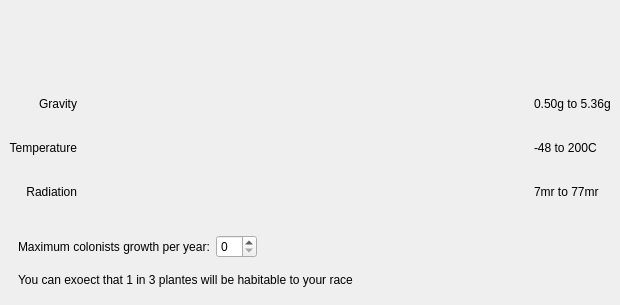
<?xml version="1.0" encoding="UTF-8"?>
<ui version="4.0">
 <class>RaceWizardPage4</class>
 <widget class="QWidget" name="RaceWizardPage4">
  <property name="geometry">
   <rect>
    <x>0</x>
    <y>0</y>
    <width>620</width>
    <height>305</height>
   </rect>
  </property>
  <property name="windowTitle">
   <string>Form</string>
  </property>
  <layout class="QVBoxLayout" name="verticalLayout">
   <property name="margin">
    <number>0</number>
   </property>
   <item>
    <widget class="QWidget" name="widget_12" native="true">
     <property name="minimumSize">
      <size>
       <width>0</width>
       <height>70</height>
      </size>
     </property>
     <property name="maximumSize">
      <size>
       <width>16777215</width>
       <height>70</height>
      </size>
     </property>
    </widget>
   </item>
   <item>
    <widget class="QWidget" name="widget_2" native="true">
     <layout class="QVBoxLayout" name="verticalLayout_2">
      <item>
       <widget class="QWidget" name="widget" native="true">
        <property name="sizePolicy">
         <sizepolicy hsizetype="Preferred" vsizetype="MinimumExpanding">
          <horstretch>0</horstretch>
          <verstretch>0</verstretch>
         </sizepolicy>
        </property>
        <layout class="QGridLayout" name="gridLayout">
         <property name="margin">
          <number>0</number>
         </property>
         <item row="1" column="1">
          <widget class="QWidget" name="widget_6" native="true">
           <property name="sizePolicy">
            <sizepolicy hsizetype="MinimumExpanding" vsizetype="Preferred">
             <horstretch>0</horstretch>
             <verstretch>0</verstretch>
            </sizepolicy>
           </property>
          </widget>
         </item>
         <item row="0" column="1">
          <widget class="QWidget" name="widget_5" native="true">
           <property name="sizePolicy">
            <sizepolicy hsizetype="MinimumExpanding" vsizetype="Preferred">
             <horstretch>0</horstretch>
             <verstretch>0</verstretch>
            </sizepolicy>
           </property>
          </widget>
         </item>
         <item row="1" column="2">
          <widget class="QLabel" name="label_5">
           <property name="text">
            <string>-48 to 200C</string>
           </property>
           <property name="wordWrap">
            <bool>true</bool>
           </property>
          </widget>
         </item>
         <item row="0" column="2">
          <widget class="QLabel" name="label_4">
           <property name="text">
            <string>0.50g to 5.36g</string>
           </property>
           <property name="wordWrap">
            <bool>true</bool>
           </property>
          </widget>
         </item>
         <item row="1" column="0">
          <widget class="QLabel" name="label_6">
           <property name="text">
            <string>Temperature</string>
           </property>
           <property name="alignment">
            <set>Qt::AlignRight|Qt::AlignTrailing|Qt::AlignVCenter</set>
           </property>
          </widget>
         </item>
         <item row="0" column="0">
          <widget class="QLabel" name="label_3">
           <property name="text">
            <string>Gravity</string>
           </property>
           <property name="alignment">
            <set>Qt::AlignRight|Qt::AlignTrailing|Qt::AlignVCenter</set>
           </property>
          </widget>
         </item>
         <item row="2" column="1">
          <widget class="QWidget" name="widget_7" native="true">
           <property name="sizePolicy">
            <sizepolicy hsizetype="MinimumExpanding" vsizetype="Preferred">
             <horstretch>0</horstretch>
             <verstretch>0</verstretch>
            </sizepolicy>
           </property>
          </widget>
         </item>
         <item row="2" column="0">
          <widget class="QLabel" name="label_7">
           <property name="text">
            <string>Radiation</string>
           </property>
           <property name="alignment">
            <set>Qt::AlignRight|Qt::AlignTrailing|Qt::AlignVCenter</set>
           </property>
          </widget>
         </item>
         <item row="2" column="2">
          <widget class="QLabel" name="label_8">
           <property name="text">
            <string>7mr to 77mr</string>
           </property>
           <property name="wordWrap">
            <bool>true</bool>
           </property>
          </widget>
         </item>
        </layout>
       </widget>
      </item>
      <item>
       <widget class="QWidget" name="widget_3" native="true">
        <layout class="QVBoxLayout" name="verticalLayout_3">
         <item>
          <widget class="QWidget" name="widget_4" native="true">
           <layout class="QHBoxLayout" name="horizontalLayout">
            <property name="leftMargin">
             <number>0</number>
            </property>
            <item>
             <widget class="QLabel" name="label_2">
              <property name="text">
               <string>Maximum colonists growth per year:</string>
              </property>
             </widget>
            </item>
            <item>
             <widget class="QSpinBox" name="spinBox"/>
            </item>
            <item>
             <spacer name="horizontalSpacer">
              <property name="orientation">
               <enum>Qt::Horizontal</enum>
              </property>
              <property name="sizeHint" stdset="0">
               <size>
                <width>40</width>
                <height>20</height>
               </size>
              </property>
             </spacer>
            </item>
           </layout>
          </widget>
         </item>
         <item>
          <widget class="QLabel" name="label">
           <property name="text">
            <string>You can exoect that 1 in 3 plantes will be habitable to your race</string>
           </property>
           <property name="alignment">
            <set>Qt::AlignLeading|Qt::AlignLeft|Qt::AlignTop</set>
           </property>
          </widget>
         </item>
        </layout>
       </widget>
      </item>
     </layout>
    </widget>
   </item>
  </layout>
 </widget>
 <resources/>
 <connections/>
</ui>
